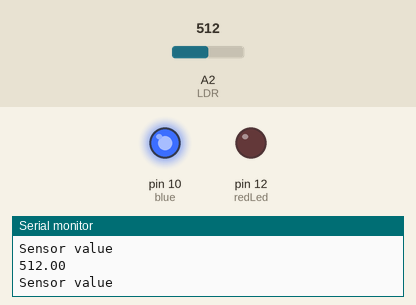
Recording of a sketch running on a simulated Arduino Uno, built with avr-gcc and run on an emulated ATmega328P. On the bench: output pins drawn as LEDs (lit = HIGH), the last lines printed to the serial monitor. Inputs (shaded band) come from the test bench; at power-on: A2 (LDR) = 512.

Above: at 1.2 s.
1.3 s: A2 (LDR) set to 218
2.8 s: A2 (LDR) set to 181
At 4.0 s:
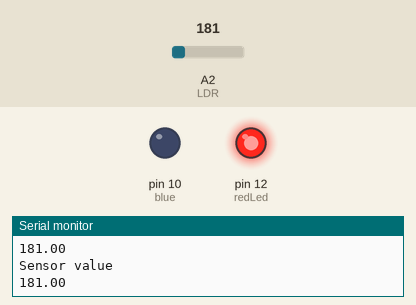
4.3 s: A2 (LDR) set to 210
At 4.7 s:
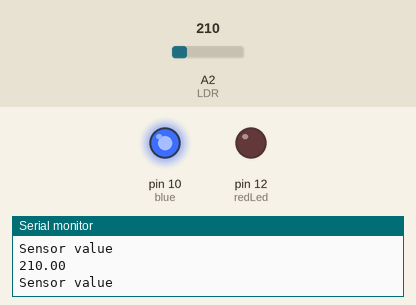
7.3 s: A2 (LDR) set to 190
At 8.1 s:
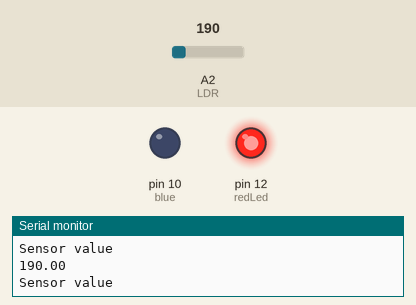
Timing chart, 0 to 10.3 s (numbered marks = the images above; inputs shaded):
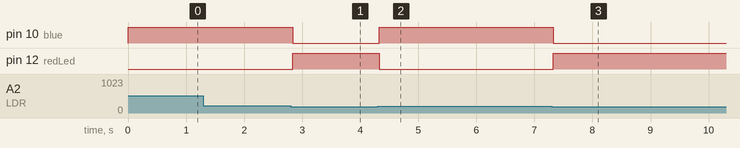

Measured:
- the behaviour switches between 200 and 199 on A2 (LDR) (found by bisection; images 0 and 1)
- after the input at 2.8 s, pin 10 (blue): HIGH → LOW at once; pin 12 (redLed): LOW → HIGH at once
- after the input at 4.3 s, pin 10 (blue): LOW → HIGH at once; pin 12 (redLed): HIGH → LOW at once
- after the input at 7.3 s, pin 10 (blue): HIGH → LOW at once; pin 12 (redLed): LOW → HIGH at once

The sketch:

LDRSensor.ino
```cpp
const int LDR=A2;
const int redLed=12;
const int blue=10;
float sensorvalue;
void setup() {
  // put your setup code here, to run once:
Serial.begin(9600);
pinMode(LDR, INPUT);
pinMode(redLed, OUTPUT);
pinMode(blue,OUTPUT);


}

void loop() {
  // put your main code here, to run repeatedly:

sensorvalue=analogRead(LDR);
Serial.println("Sensor value");
Serial.println(sensorvalue);

if (sensorvalue<200)
{
  digitalWrite(redLed,HIGH);
  digitalWrite(blue,LOW);
}
else
{
  digitalWrite(blue,HIGH);
   digitalWrite(redLed,LOW);

}
}
```
